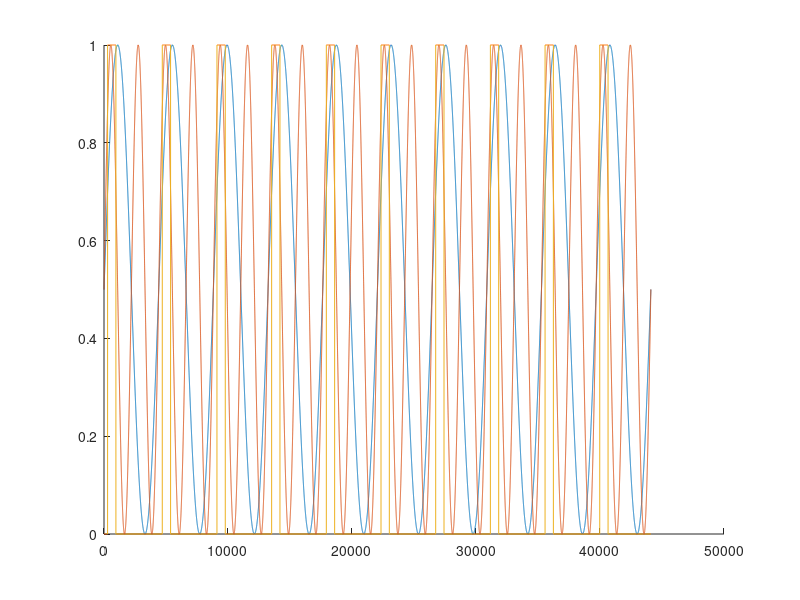

The MATLAB script that drew this image:
Fs = 44100;
Ts = 1/Fs;

t = 0:Ts:1;

w = .02 * pi;

x = 0.5 * sin(w * t * 1000) + 0.5;

y = 0.5 * sin(2 * w * t * 1000) + 0.5;

hold on;
plot(x);
plot(y);

threshold = 0.7;

x_peaks = zeros(1,length(t));
y_peaks = zeros(1,length(t));
peaks = zeros(1,length(t));


for i = 1:length(t)
    %if x(i) > threshold
     %   x_peaks(i) = x(i);
    %end
    %if y(i) > threshold
     %   y_peaks(i) = y(i);
    %end
    if x(i) > threshold && y(i) > threshold
        peaks(i) = 1;
    end
end

plot(peaks);